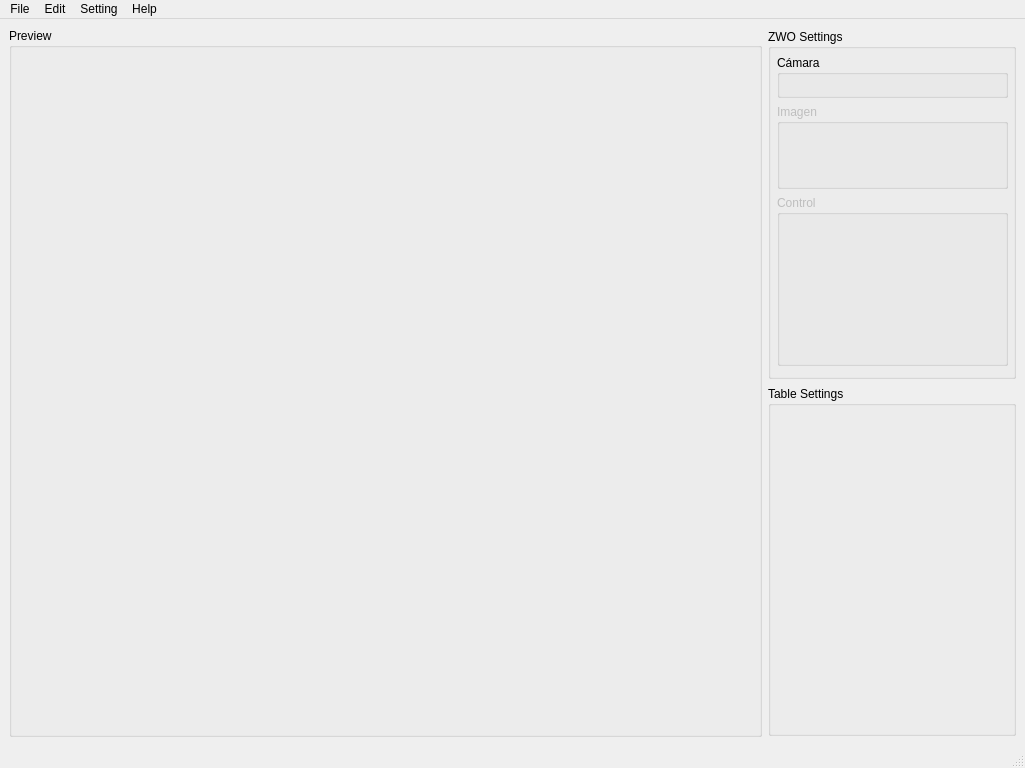
<?xml version="1.0" encoding="UTF-8"?>
<ui version="4.0">
 <class>MainWindow</class>
 <widget class="QMainWindow" name="MainWindow">
  <property name="windowModality">
   <enum>Qt::WindowModal</enum>
  </property>
  <property name="geometry">
   <rect>
    <x>0</x>
    <y>0</y>
    <width>1025</width>
    <height>768</height>
   </rect>
  </property>
  <property name="sizePolicy">
   <sizepolicy hsizetype="Expanding" vsizetype="Expanding">
    <horstretch>0</horstretch>
    <verstretch>0</verstretch>
   </sizepolicy>
  </property>
  <property name="minimumSize">
   <size>
    <width>1024</width>
    <height>768</height>
   </size>
  </property>
  <property name="windowTitle">
   <string>NIT RP10</string>
  </property>
  <property name="documentMode">
   <bool>false</bool>
  </property>
  <property name="tabShape">
   <enum>QTabWidget::Rounded</enum>
  </property>
  <widget class="QWidget" name="centralwidget">
   <property name="sizePolicy">
    <sizepolicy hsizetype="Expanding" vsizetype="Expanding">
     <horstretch>0</horstretch>
     <verstretch>0</verstretch>
    </sizepolicy>
   </property>
   <layout class="QGridLayout" name="gridLayout">
    <item row="0" column="0">
     <layout class="QHBoxLayout" name="mainLayout" stretch="3,1">
      <property name="sizeConstraint">
       <enum>QLayout::SetDefaultConstraint</enum>
      </property>
      <item>
       <widget class="QGroupBox" name="groupBox">
        <property name="sizePolicy">
         <sizepolicy hsizetype="Expanding" vsizetype="Expanding">
          <horstretch>0</horstretch>
          <verstretch>0</verstretch>
         </sizepolicy>
        </property>
        <property name="title">
         <string>Preview</string>
        </property>
       </widget>
      </item>
      <item>
       <layout class="QVBoxLayout" name="verticalLayout">
        <item>
         <widget class="QGroupBox" name="ZWOSettings">
          <property name="enabled">
           <bool>true</bool>
          </property>
          <property name="sizePolicy">
           <sizepolicy hsizetype="Expanding" vsizetype="Expanding">
            <horstretch>0</horstretch>
            <verstretch>0</verstretch>
           </sizepolicy>
          </property>
          <property name="maximumSize">
           <size>
            <width>248</width>
            <height>350</height>
           </size>
          </property>
          <property name="contextMenuPolicy">
           <enum>Qt::DefaultContextMenu</enum>
          </property>
          <property name="layoutDirection">
           <enum>Qt::LeftToRight</enum>
          </property>
          <property name="autoFillBackground">
           <bool>false</bool>
          </property>
          <property name="title">
           <string>ZWO Settings</string>
          </property>
          <property name="flat">
           <bool>true</bool>
          </property>
          <property name="checkable">
           <bool>false</bool>
          </property>
          <widget class="QWidget" name="verticalLayoutWidget">
           <property name="geometry">
            <rect>
             <x>9</x>
             <y>26</y>
             <width>231</width>
             <height>311</height>
            </rect>
           </property>
           <layout class="QVBoxLayout" name="verticalLayout_2" stretch="1,2,4">
            <item>
             <widget class="QGroupBox" name="cameraGroup">
              <property name="sizePolicy">
               <sizepolicy hsizetype="Expanding" vsizetype="Expanding">
                <horstretch>0</horstretch>
                <verstretch>0</verstretch>
               </sizepolicy>
              </property>
              <property name="title">
               <string>Cámara</string>
              </property>
             </widget>
            </item>
            <item>
             <widget class="QGroupBox" name="imageGroup">
              <property name="enabled">
               <bool>false</bool>
              </property>
              <property name="sizePolicy">
               <sizepolicy hsizetype="Expanding" vsizetype="Expanding">
                <horstretch>0</horstretch>
                <verstretch>0</verstretch>
               </sizepolicy>
              </property>
              <property name="title">
               <string>Imagen</string>
              </property>
             </widget>
            </item>
            <item>
             <widget class="QGroupBox" name="controlGroup">
              <property name="enabled">
               <bool>false</bool>
              </property>
              <property name="sizePolicy">
               <sizepolicy hsizetype="Expanding" vsizetype="Expanding">
                <horstretch>0</horstretch>
                <verstretch>0</verstretch>
               </sizepolicy>
              </property>
              <property name="title">
               <string>Control</string>
              </property>
             </widget>
            </item>
           </layout>
          </widget>
         </widget>
        </item>
        <item>
         <widget class="QGroupBox" name="TableSettings">
          <property name="sizePolicy">
           <sizepolicy hsizetype="Expanding" vsizetype="Expanding">
            <horstretch>0</horstretch>
            <verstretch>0</verstretch>
           </sizepolicy>
          </property>
          <property name="maximumSize">
           <size>
            <width>248</width>
            <height>350</height>
           </size>
          </property>
          <property name="title">
           <string>Table Settings</string>
          </property>
         </widget>
        </item>
       </layout>
      </item>
     </layout>
    </item>
   </layout>
  </widget>
  <widget class="QMenuBar" name="menubar">
   <property name="geometry">
    <rect>
     <x>0</x>
     <y>0</y>
     <width>1025</width>
     <height>21</height>
    </rect>
   </property>
   <widget class="QMenu" name="menuArchivo">
    <property name="title">
     <string>File</string>
    </property>
    <addaction name="actionQuit"/>
   </widget>
   <widget class="QMenu" name="menuEditar">
    <property name="title">
     <string>Edit</string>
    </property>
   </widget>
   <widget class="QMenu" name="menuAyuda">
    <property name="title">
     <string>Setting</string>
    </property>
    <addaction name="actionPreferences"/>
   </widget>
   <widget class="QMenu" name="menuConfiguraci_n">
    <property name="title">
     <string>Help</string>
    </property>
    <addaction name="actionAbout"/>
    <addaction name="actionAbout_2"/>
   </widget>
   <addaction name="menuArchivo"/>
   <addaction name="menuEditar"/>
   <addaction name="menuAyuda"/>
   <addaction name="menuConfiguraci_n"/>
  </widget>
  <widget class="QStatusBar" name="statusbar"/>
  <action name="actionAbout">
   <property name="text">
    <string>NIT Help</string>
   </property>
  </action>
  <action name="actionQuit">
   <property name="text">
    <string>Quit</string>
   </property>
  </action>
  <action name="actionPreferences">
   <property name="text">
    <string>Preferences</string>
   </property>
  </action>
  <action name="actionAbout_2">
   <property name="text">
    <string>About</string>
   </property>
  </action>
 </widget>
 <resources/>
 <connections/>
</ui>
